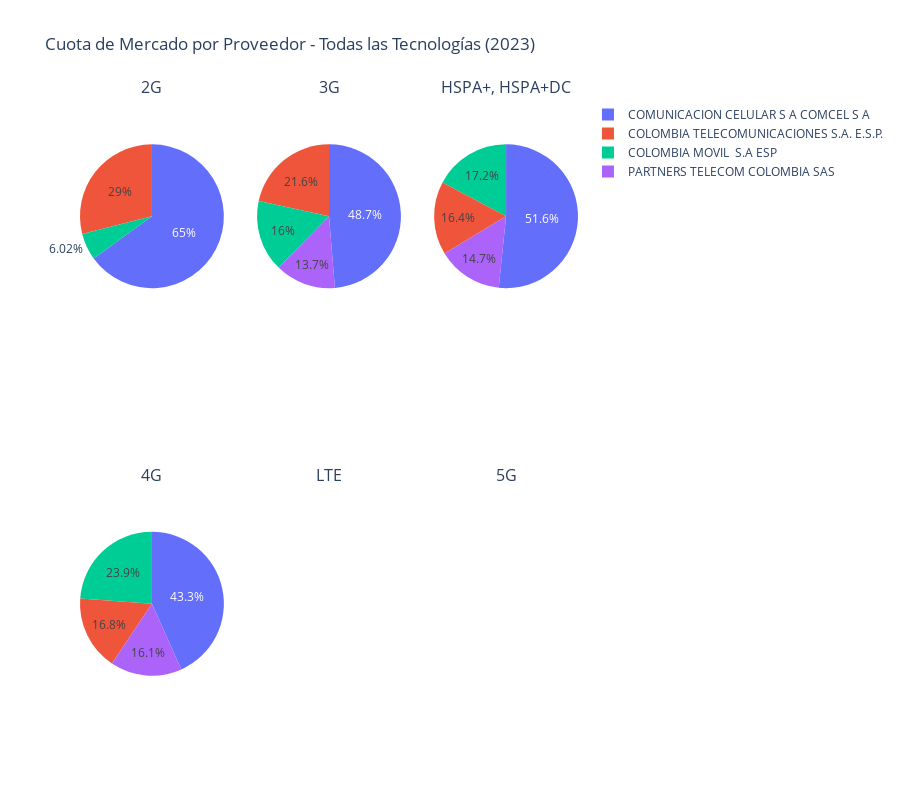

Notebook cell for this chart:
### Markdown cell above
## Análisis de competencia entre proveedores

Cuota de mercado de cada proveedor por tecnología a lo largo del tiempo.

### Code cell
año_reciente = df['AÑO'].max()

todas_tecnologias = [col for col in df.columns if 'COBERTURA' in col or 'COBERTUTA' in col]


n_tecnologias = len(todas_tecnologias)
n_cols = 3 
n_rows = math.ceil(n_tecnologias / n_cols)

nombres_tecnologias = []
for tech in todas_tecnologias:
    nombre = tech.replace('COBERTURA ', '').replace('COBERTUTA ', '')
    nombres_tecnologias.append(nombre)

specs = [[{'type':'domain'} for _ in range(n_cols)] for _ in range(n_rows)]

fig = make_subplots(
    rows=n_rows, cols=n_cols,
    specs=specs,
    subplot_titles=nombres_tecnologias
)

for idx, tecnologia in enumerate(todas_tecnologias):
    row = (idx // n_cols) + 1
    col = (idx % n_cols) + 1
    
    cuota = analizar_cuota_mercado_por_tecnologia(df, tecnologia, año_reciente)
    
    fig.add_trace(
        go.Pie(
            labels=cuota['PROVEEDOR'],
            values=cuota['Centros con cobertura'],
            name=nombres_tecnologias[idx],
            hovertemplate='%{label}<br>%{value} centros<br>%{percent}<extra></extra>'
        ),
        row=row, col=col
    )

fig.update_layout(
    title_text=f'Cuota de Mercado por Proveedor - Todas las Tecnologías ({año_reciente})',
    height=400 * n_rows,
    showlegend=True
)

fig.write_html('graficos/cuota_mercado_todas_tecnologias.html')
fig.show()

### Figure 1 — Plotly figure (JSON) as saved in the notebook; plotly's stock layout.template omitted (floating-point values rounded to 4 significant figures)
{"data": [{"domain": {"x": [0, 0.2889], "y": [0.625, 1]}, "hovertemplate": "%{label}<br>%{value} centros<br>%{percent}<extra></extra>", "labels": ["COMUNICACION CELULAR S A COMCEL S A", "COLOMBIA TELECOMUNICACIONES S.A. E.S.P.", "COLOMBIA MOVIL  S.A ESP"], "name": "2G", "type": "pie", "values": [13248, 5902, 1227]}, {"domain": {"x": [0.3556, 0.6444], "y": [0.625, 1]}, "hovertemplate": "%{label}<br>%{value} centros<br>%{percent}<extra></extra>", "labels": ["COMUNICACION CELULAR S A COMCEL S A", "COLOMBIA TELECOMUNICACIONES S.A. E.S.P.", "COLOMBIA MOVIL  S.A ESP", "PARTNERS TELECOM COLOMBIA SAS"], "name": "3G", "type": "pie", "values": [12438, 5522, 4098, 3489]}, {"domain": {"x": [0.7111, 1], "y": [0.625, 1]}, "hovertemplate": "%{label}<br>%{value} centros<br>%{percent}<extra></extra>", "labels": ["COMUNICACION CELULAR S A COMCEL S A", "COLOMBIA MOVIL  S.A ESP", "COLOMBIA TELECOMUNICACIONES S.A. E.S.P.", "PARTNERS TELECOM COLOMBIA SAS"], "name": "HSPA+, HSPA+DC", "type": "pie", "values": [12258, 4095, 3903, 3489]}, {"domain": {"x": [0, 0.2889], "y": [0, 0.375]}, "hovertemplate": "%{label}<br>%{value} centros<br>%{percent}<extra></extra>", "labels": ["COMUNICACION CELULAR S A COMCEL S A", "COLOMBIA MOVIL  S.A ESP", "COLOMBIA TELECOMUNICACIONES S.A. E.S.P.", "PARTNERS TELECOM COLOMBIA SAS"], "name": "4G", "type": "pie", "values": [10599, 5842, 4102, 3938]}, {"domain": {"x": [0.3556, 0.6444], "y": [0, 0.375]}, "hovertemplate": "%{label}<br>%{value} centros<br>%{percent}<extra></extra>", "labels": [], "name": "LTE", "type": "pie", "values": []}, {"domain": {"x": [0.7111, 1], "y": [0, 0.375]}, "hovertemplate": "%{label}<br>%{value} centros<br>%{percent}<extra></extra>", "labels": [], "name": "5G", "type": "pie", "values": []}], "layout": {"annotations": [{"font": {"size": 16}, "showarrow": false, "text": "2G", "x": 0.1444, "xanchor": "center", "xref": "paper", "y": 1, "yanchor": "bottom", "yref": "paper"}, {"font": {"size": 16}, "showarrow": false, "text": "3G", "x": 0.5, "xanchor": "center", "xref": "paper", "y": 1, "yanchor": "bottom", "yref": "paper"}, {"font": {"size": 16}, "showarrow": false, "text": "HSPA+, HSPA+DC", "x": 0.8556, "xanchor": "center", "xref": "paper", "y": 1, "yanchor": "bottom", "yref": "paper"}, {"font": {"size": 16}, "showarrow": false, "text": "4G", "x": 0.1444, "xanchor": "center", "xref": "paper", "y": 0.375, "yanchor": "bottom", "yref": "paper"}, {"font": {"size": 16}, "showarrow": false, "text": "LTE", "x": 0.5, "xanchor": "center", "xref": "paper", "y": 0.375, "yanchor": "bottom", "yref": "paper"}, {"font": {"size": 16}, "showarrow": false, "text": "5G", "x": 0.8556, "xanchor": "center", "xref": "paper", "y": 0.375, "yanchor": "bottom", "yref": "paper"}], "height": 800, "showlegend": true, "title": {"text": "Cuota de Mercado por Proveedor - Todas las Tecnologías (2023)"}}}
